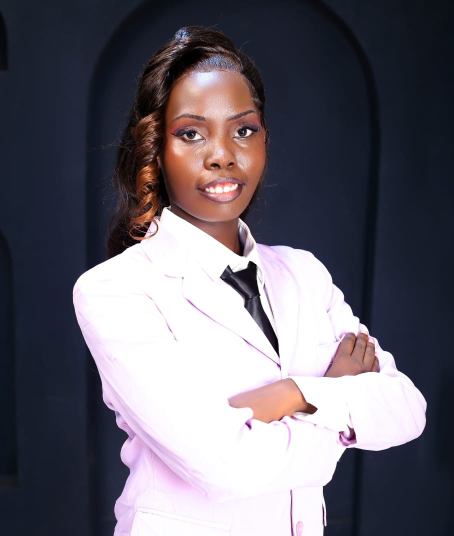
#> input picture advertisements/Pasted image.png, 908 x 1072 px (shown at 1/2 size)
$ python generate_reel.py
#> lines starting #> are read from the running program, lines starting #| are printed output that depends on the picture
#!/usr/bin/env python3
"""
Niamama Promotional Advertisement Reel Generator
Creates an engaging 9:16 vertical video reel with natural feminine voiceover,
ambient background score, animated UI mockups, and ambassador feature highlights.
"""

import os
import sys
import math
import random
import asyncio
import subprocess
import numpy as np
import wave
from PIL import Image, ImageDraw, ImageFont, ImageFilter

SCRIPT_DIR = os.path.dirname(os.path.abspath(__file__))
PROJECT_ROOT = os.path.dirname(SCRIPT_DIR)
VENV_BIN = "/tmp/reel_env/bin"
FFMPEG_EXE = "/tmp/reel_env/lib/python3.12/site-packages/imageio_ffmpeg/binaries/ffmpeg-linux-x86_64-v9.0.2"
if not os.path.exists(FFMPEG_EXE):
    FFMPEG_EXE = os.path.join(VENV_BIN, "ffmpeg")

OUTPUT_VIDEO = os.path.join(SCRIPT_DIR, "niamama_ad_reel.mp4")

# Resolution & Frame Rate
W, H = 1080, 1920
FPS = 30

# Colors
BG_DARK = (18, 10, 26)
BG_MID = (32, 14, 42)
BG_LIGHT = (48, 20, 60)
ROSE_ACCENT = (244, 114, 182)
VIOLET_ACCENT = (192, 132, 252)
LILAC_LIGHT = (235, 215, 245)
AMBER_ACCENT = (251, 191, 36)
TEAL_ACCENT = (45, 212, 191)
WHITE = (255, 255, 255)
DARK_CARD = (28, 16, 36)

# Fonts
FONT_TITLE_LG = ImageFont.truetype("/usr/share/fonts/truetype/liberation/LiberationSans-Bold.ttf", 52)
FONT_TITLE_MD = ImageFont.truetype("/usr/share/fonts/truetype/liberation/LiberationSans-Bold.ttf", 40)
FONT_BODY = ImageFont.truetype("/usr/share/fonts/truetype/liberation/LiberationSans-Bold.ttf", 32)
FONT_SUBTITLE = ImageFont.truetype("/usr/share/fonts/truetype/liberation/LiberationSans-Regular.ttf", 30)
FONT_BADGE = ImageFont.truetype("/usr/share/fonts/truetype/liberation/LiberationSans-Bold.ttf", 26)
FONT_CAPTION = ImageFont.truetype("/usr/share/fonts/truetype/liberation/LiberationSans-Bold.ttf", 22)

# Script Scenes
SCENES = [
    {
        "id": 1,
        "audio": "/tmp/scene1.mp3",
        "text": "Motherhood is a profound journey, but you should never have to walk it alone. Meet Niamama.",
        "subtitles": [
            (0.3, 3.8, "Motherhood is a profound journey..."),
            (3.8, 6.8, "...you should never walk it alone. Meet Niamama.")
        ]
    },
    {
        "id": 2,
        "audio": "/tmp/scene2.mp3",
        "text": "Designed for every mama, Niamama works completely offline, giving you instant postpartum recovery insights anytime, anywhere.",
        "subtitles": [
            (0.2, 4.3, "Designed for every mama, Niamama works 100% offline..."),
            (4.3, 8.6, "...instant postpartum recovery insights anytime, anywhere.")
        ]
    },
    {
        "id": 3,
        "audio": "/tmp/scene3.mp3",
        "text": "Stay on top of your baby's health with automated WHO vaccination schedules and milestone tracking.",
        "subtitles": [
            (0.2, 3.2, "Stay on top of your baby's health..."),
            (3.2, 6.2, "...with WHO vaccination schedules & milestone tracking.")
        ]
    },
    {
        "id": 4,
        "audio": "/tmp/scene4.mp3",
        "text": "Access direct midwife guidance, mental wellness check-ins, and one-tap emergency SOS support.",
        "subtitles": [
            (0.2, 3.6, "Access direct midwife guidance & mental wellness check-ins..."),
            (3.6, 7.3, "...and one-tap emergency SOS support.")
        ]
    },
    {
        "id": 5,
        "audio": "/tmp/scene5.mp3",
        "text": "Involve partners, support families, and embrace care in English or Kiswahili. Download Niamama today!",
        "subtitles": [
            (0.2, 4.2, "Involve partners, support families, in English or Kiswahili."),
            (4.2, 8.2, "Download Niamama today! Caring for mother & child.")
        ]
    }
]

# [31 lines left out: functions draw_vector_heart, draw_vector_star, draw_vector_check, draw_vector_shield, not called in this run]

def create_base_gradient():
    grad = Image.new("RGB", (W, H), BG_DARK)
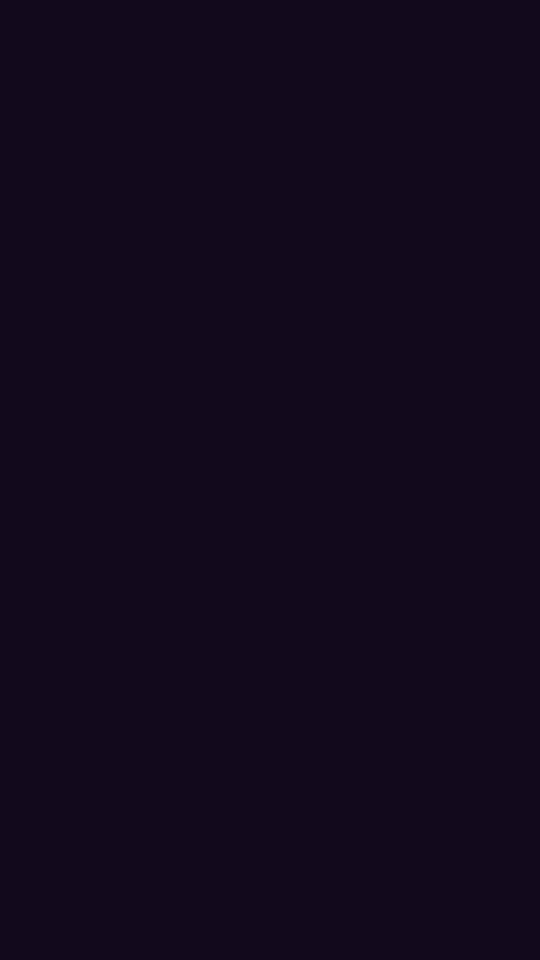
#> grad: PIL image 1080x1920 RGB (shown at 1/2 size); mean R, G, B 18, 10, 26
    d = ImageDraw.Draw(grad)
    for y in range(H):
        r = y / H
        cr = int(BG_DARK[0] * (1 - r) + BG_MID[0] * r)
        cg = int(BG_DARK[1] * (1 - r) + BG_MID[1] * r)
        cb = int(BG_DARK[2] * (1 - r) + BG_MID[2] * r)
        d.line([(0, y), (W, y)], fill=(cr, cg, cb))
    return grad

BASE_GRADIENT = create_base_gradient()

# Generate deterministic floating particles (in margins and ambient spaces to avoid text clash)
random.seed(42)
PARTICLES = []
for _ in range(40):
    PARTICLES.append({
        "x": random.choice([random.randint(20, 200), random.randint(W - 200, W - 20)]),
        "y": random.randint(0, H),
        "speed": random.uniform(1.2, 2.8),
        "size": random.randint(4, 9),
        "drift": random.uniform(0.5, 1.5),
        "phase": random.uniform(0, math.pi * 2),
        "color": random.choice([ROSE_ACCENT, VIOLET_ACCENT, AMBER_ACCENT, TEAL_ACCENT, LILAC_LIGHT])
    })

# [71 lines left out: functions render_particles, draw_pill, draw_subtitles_bar, build_phone_frame, not called in this run]

print("Loading Assets...")
AMBASSADOR_IMG = Image.open(os.path.join(PROJECT_ROOT, "advertisements", "Pasted image.png")).convert("RGBA")
HOME_IMG = Image.open(os.path.join(PROJECT_ROOT, "docs", "architecture", "ui-preview", "home_dashboard.png")).convert("RGB")
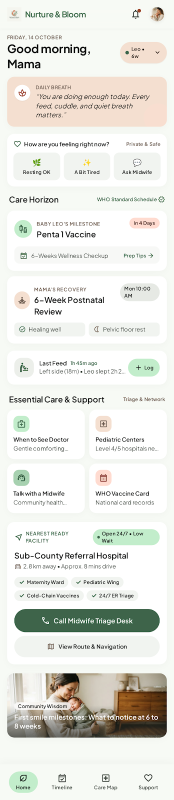
#> input picture docs/architecture/ui-preview/home_dashboard.png, 348 x 1600 px (shown at 1/2 size)
#> HOME_IMG is the input picture: PIL image 348x1600 RGB; mean R, G, B 230.3, 230.9, 225.1
VACCINES_IMG = Image.open(os.path.join(PROJECT_ROOT, "docs", "architecture", "ui-preview", "timeline_vaccines.png")).convert("RGB")
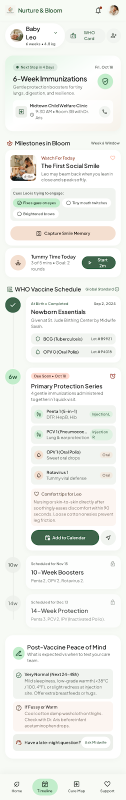
#> input picture docs/architecture/ui-preview/timeline_vaccines.png, 252 x 1600 px (shown at 1/2 size)
#> VACCINES_IMG is the input picture: PIL image 252x1600 RGB; mean R, G, B 238, 239.8, 235.5
SUPPORT_IMG = Image.open(os.path.join(PROJECT_ROOT, "docs", "architecture", "ui-preview", "support_circle.png")).convert("RGB")
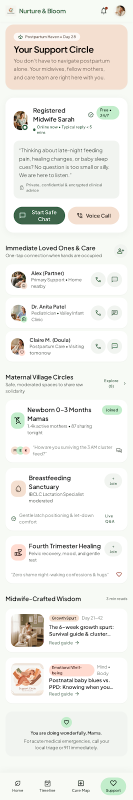
#> input picture docs/architecture/ui-preview/support_circle.png, 266 x 1600 px (shown at 1/2 size)
#> SUPPORT_IMG is the input picture: PIL image 266x1600 RGB; mean R, G, B 239.1, 238.8, 234.2
CARE_IMG = Image.open(os.path.join(PROJECT_ROOT, "docs", "architecture", "ui-preview", "care_map.png")).convert("RGB")
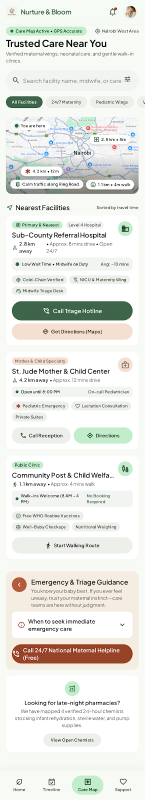
#> input picture docs/architecture/ui-preview/care_map.png, 289 x 1600 px (shown at 1/2 size)
#> CARE_IMG is the input picture: PIL image 289x1600 RGB; mean R, G, B 231, 232.2, 227

# Precompute card for Ambassador
# [183 lines left out: functions get_ambassador_card, render_frame, not called in this run]

# Scene timing configuration
SCENE_DURATIONS = [6.70, 8.59, 6.14, 7.25, 8.21]
SCENE_FRAMES = [int(d * FPS) for d in SCENE_DURATIONS]
TOTAL_FRAMES = sum(SCENE_FRAMES)
TOTAL_DURATION = sum(SCENE_DURATIONS)

print(f"Total Frames: {TOTAL_FRAMES} ({TOTAL_DURATION:.2f}s)")

# Main Pipeline Execution
def main():
    print("Step 1: Checking Master Audio...")
    master_audio = "/tmp/master_audio.m4a"
    if not os.path.exists(master_audio):
        print("Master audio missing, generating...")
        # Handled in setup

    print("Step 2: Starting FFmpeg Pipe...")
    ffmpeg_cmd = [
        FFMPEG_EXE, "-y",
        "-f", "rawvideo",
        "-vcodec", "rawvideo",
        "-s", f"{W}x{H}",
        "-pix_fmt", "rgb24",
        "-r", str(FPS),
        "-i", "-",
        "-i", master_audio,
        "-c:v", "libx264",
        "-preset", "fast",
        "-crf", "18",
        "-pix_fmt", "yuv420p",
        "-c:a", "aac",
        "-b:a", "192k",
        "-shortest",
        OUTPUT_VIDEO
    ]

#> (the run stopped early here; a loop or call above may not have finished)
